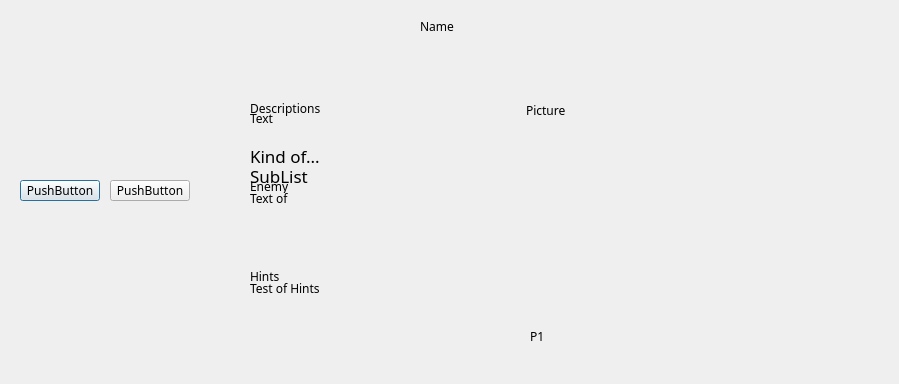
<?xml version="1.0" encoding="UTF-8"?>
<ui version="4.0">
 <class>Creature</class>
 <widget class="QDialog" name="Creature">
  <property name="geometry">
   <rect>
    <x>0</x>
    <y>0</y>
    <width>899</width>
    <height>384</height>
   </rect>
  </property>
  <property name="minimumSize">
   <size>
    <width>899</width>
    <height>384</height>
   </size>
  </property>
  <property name="maximumSize">
   <size>
    <width>899</width>
    <height>384</height>
   </size>
  </property>
  <property name="font">
   <font>
    <family>RomanT</family>
   </font>
  </property>
  <property name="windowTitle">
   <string>Dialog</string>
  </property>
  <widget class="QPushButton" name="leftButton">
   <property name="geometry">
    <rect>
     <x>20</x>
     <y>180</y>
     <width>80</width>
     <height>21</height>
    </rect>
   </property>
   <property name="text">
    <string>PushButton</string>
   </property>
  </widget>
  <widget class="QPushButton" name="rightButton">
   <property name="geometry">
    <rect>
     <x>110</x>
     <y>180</y>
     <width>80</width>
     <height>21</height>
    </rect>
   </property>
   <property name="text">
    <string>PushButton</string>
   </property>
  </widget>
  <widget class="QLabel" name="Name">
   <property name="geometry">
    <rect>
     <x>420</x>
     <y>20</y>
     <width>47</width>
     <height>13</height>
    </rect>
   </property>
   <property name="text">
    <string>Name</string>
   </property>
  </widget>
  <widget class="QLabel" name="Descriptions">
   <property name="geometry">
    <rect>
     <x>250</x>
     <y>100</y>
     <width>71</width>
     <height>16</height>
    </rect>
   </property>
   <property name="text">
    <string>Descriptions</string>
   </property>
  </widget>
  <widget class="QLabel" name="Enemy">
   <property name="geometry">
    <rect>
     <x>250</x>
     <y>180</y>
     <width>47</width>
     <height>13</height>
    </rect>
   </property>
   <property name="text">
    <string>Enemy</string>
   </property>
  </widget>
  <widget class="QLabel" name="Hints">
   <property name="geometry">
    <rect>
     <x>250</x>
     <y>270</y>
     <width>47</width>
     <height>13</height>
    </rect>
   </property>
   <property name="text">
    <string>Hints</string>
   </property>
  </widget>
  <widget class="QLabel" name="TitleD">
   <property name="geometry">
    <rect>
     <x>250</x>
     <y>110</y>
     <width>51</width>
     <height>16</height>
    </rect>
   </property>
   <property name="text">
    <string>Text</string>
   </property>
   <property name="wordWrap">
    <bool>true</bool>
   </property>
  </widget>
  <widget class="QLabel" name="TitleE">
   <property name="geometry">
    <rect>
     <x>250</x>
     <y>190</y>
     <width>71</width>
     <height>16</height>
    </rect>
   </property>
   <property name="font">
    <font>
     <family>Rubius Icons LTProtect Accent</family>
    </font>
   </property>
   <property name="text">
    <string>Text of enemy</string>
   </property>
   <property name="wordWrap">
    <bool>true</bool>
   </property>
  </widget>
  <widget class="QLabel" name="TitleH">
   <property name="geometry">
    <rect>
     <x>250</x>
     <y>280</y>
     <width>71</width>
     <height>16</height>
    </rect>
   </property>
   <property name="text">
    <string>Test of Hints</string>
   </property>
   <property name="wordWrap">
    <bool>true</bool>
   </property>
  </widget>
  <widget class="QLabel" name="Page1">
   <property name="geometry">
    <rect>
     <x>530</x>
     <y>330</y>
     <width>47</width>
     <height>13</height>
    </rect>
   </property>
   <property name="text">
    <string>P1</string>
   </property>
  </widget>
  <widget class="QLabel" name="Pic">
   <property name="geometry">
    <rect>
     <x>526</x>
     <y>100</y>
     <width>71</width>
     <height>20</height>
    </rect>
   </property>
   <property name="text">
    <string>Picture</string>
   </property>
  </widget>
  <widget class="QLabel" name="label">
   <property name="geometry">
    <rect>
     <x>250</x>
     <y>140</y>
     <width>141</width>
     <height>31</height>
    </rect>
   </property>
   <property name="font">
    <font>
     <family>RomanT</family>
     <pointsize>13</pointsize>
    </font>
   </property>
   <property name="text">
    <string>Kind of...</string>
   </property>
  </widget>
  <widget class="QLabel" name="Sublist">
   <property name="geometry">
    <rect>
     <x>250</x>
     <y>160</y>
     <width>91</width>
     <height>31</height>
    </rect>
   </property>
   <property name="font">
    <font>
     <family>RomanT</family>
     <pointsize>13</pointsize>
    </font>
   </property>
   <property name="text">
    <string>SubList</string>
   </property>
  </widget>
  <widget class="QLabel" name="label_2">
   <property name="geometry">
    <rect>
     <x>230</x>
     <y>50</y>
     <width>301</width>
     <height>291</height>
    </rect>
   </property>
   <property name="text">
    <string/>
   </property>
  </widget>
 </widget>
 <resources/>
 <connections/>
</ui>
